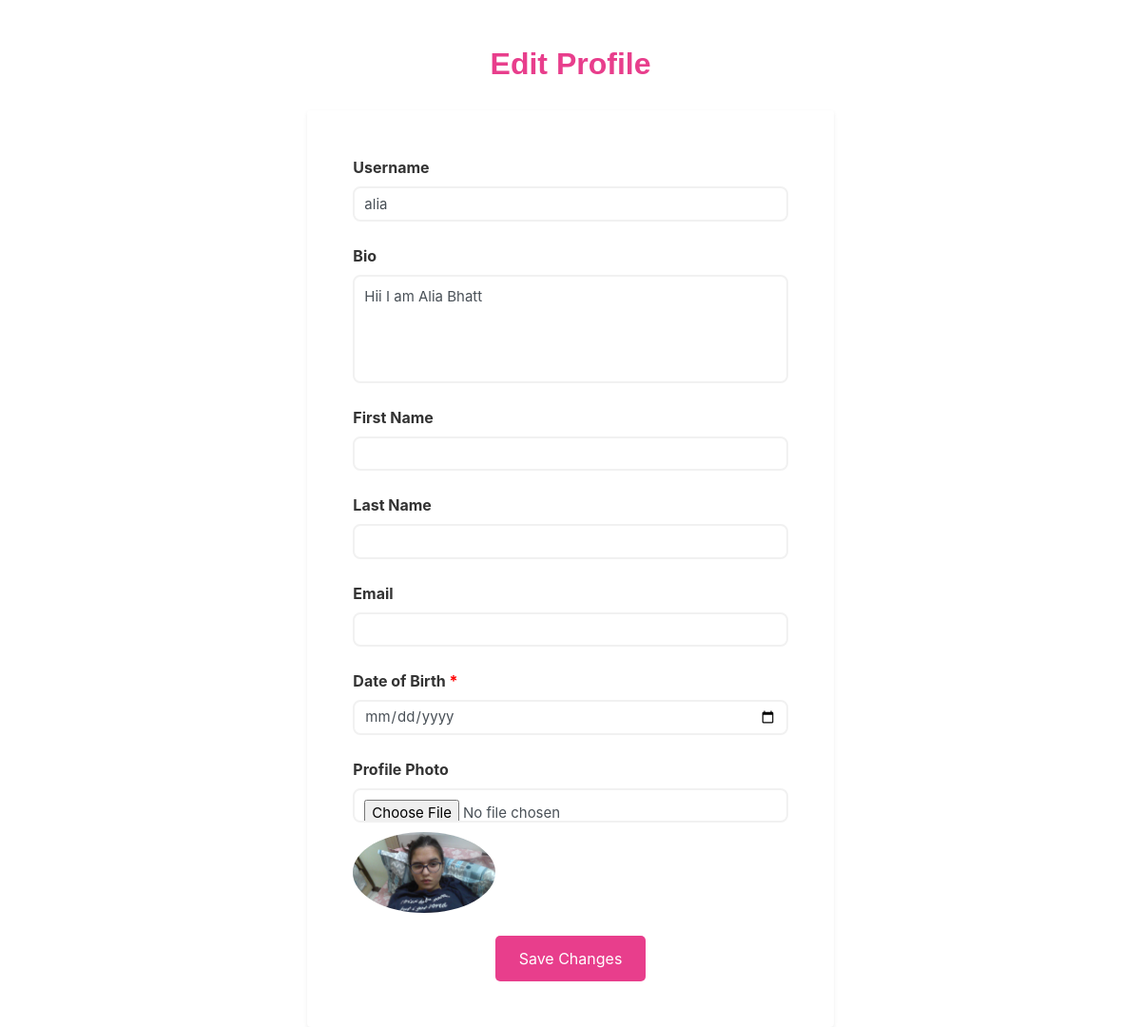
Page /edit-profile/ (signed in) on the committed database.
### users/models.py (models this page shows, shortened)
class Profile(models.Model):
    user = models.OneToOneField(User, on_delete=models.CASCADE, related_name='profile')
    bio = models.TextField(null=True, blank=True)
    profile_photo = models.ImageField(upload_to='profile_images/', default='profile_images/default_photo.png')
    followers = models.ManyToManyField(User, related_name='following_profiles', blank=True, symmetrical=False)
    following = models.ManyToManyField(User, related_name='follower_profiles', blank=True, symmetrical=False)
    first_name = models.CharField(max_length=30, blank=True)
    last_name = models.CharField(max_length=30, blank=True)
    email = models.EmailField(max_length=254, blank=True)
    date_of_birth = models.DateField(null=True, blank=True)

### users/views.py (the view, shortened to what this page needs)
# urls.py: path('edit-profile/',editprofile,name='edit_profile'),
def editprofile(request):
    profile = request.user.profile
    return render(request, 'users/editprofile.html',{'profile': profile})

### users/templates/users/editprofile.html (shortened to what this page needs)
<!DOCTYPE html>
<html lang="en">
<head>
    <link href="https://maxcdn.bootstrapcdn.com/bootstrap/4.5.2/css/bootstrap.min.css" rel="stylesheet">
</head>
<body>
<div class="container mt-5">
    <h2>Edit Profile</h2>
    <div class="row justify-content-center">
        <div class="col-md-10">
            <form method="POST" enctype="multipart/form-data" class="p-5 rounded shadow-sm bg-white">
                <div class="form-group">
                    <label for="username" class="form-label">Username</label>
                    <input id="username" name="username" class="form-control" value="{{ profile.user.username }}">
                </div>
                <div class="form-group">
                    <label for="bio" class="form-label">Bio</label>
                    <textarea id="bio" name="bio" class="form-control" rows="4">{{ profile.bio }}</textarea>
                </div>
                <div class="form-group">
                    <label for="first_name" class="form-label">First Name</label>
                    <input type="text" id="first_name" name="first_name" class="form-control" value="{{ profile.first_name }}">
                </div>
                <div class="form-group">
                    <label for="last_name" class="form-label">Last Name</label>
                    <input type="text" id="last_name" name="last_name" class="form-control" value="{{ profile.last_name }}">
                </div>
                <div class="form-group">
                    <label for="email" class="form-label">Email</label>
                    <input type="email" id="email" name="email" class="form-control" value="{{ profile.email }}">
                </div>
                <div class="form-group">
                    <label for="date_of_birth" class="form-label">Date of Birth <span style="color: red;">*</span></label>
                    <input type="date" id="date_of_birth" name="date_of_birth" class="form-control" value="{{ profile.date_of_birth }}" required>
                </div>
                <div class="form-group">
                    <label for="profile_photo" class="form-label">Profile Photo</label>
                    <input type="file" id="profile_photo" name="profile_photo" class="form-control">
                    {% if profile.profile_photo %}
                        <img src="{{ profile.profile_photo.url }}" alt="Profile Photo" class="profile-photo-preview">
                    {% endif %}
                </div>
                <div class="text-center">
                    <button type="submit" class="btn btn-pink btn-lg">Save Changes</button>
                </div>
            </form>
        </div>
    </div>
</div>
</body>
</html>

### users/templates/users/editprofile.html (style rules this page uses)
.btn-pink { background-color: #e83e8c; color: white; border: none; padding: 12px 25px; font-size: 16px; border-radius: 5px; transition: background-color 0.3s ease; }
.form-label { color: #333; font-weight: bold; margin-bottom: 8px; font-size: 16px; }
.form-control { border-radius: 8px; border: 2px solid #f1f1f1; padding: 10px; font-size: 15px; }
h2 { font-family: 'Poppins', sans-serif; color: #e83e8c; text-align: center; margin-bottom: 30px; font-weight: 700; }
.container { max-width: 700px; margin: 0 auto; }
.bg-white { background-color: #fff; border-radius: 15px; }
.shadow-sm { box-shadow: 0 8px 20px rgba(0, 0, 0, 0.1); }
.form-group { margin-bottom: 1.5rem; }
textarea.form-control { resize: none; }
.profile-photo-preview { display: block; max-width: 150px; max-height: 150px; margin: 10px 0; border-radius: 50%; object-fit: cover; }
label { display: block; }
.text-center { margin-top: 20px; }

### rows in the picture
Profile: username "alia", bio "Hii I am Alia Bhatt", profile_photo (picture)
